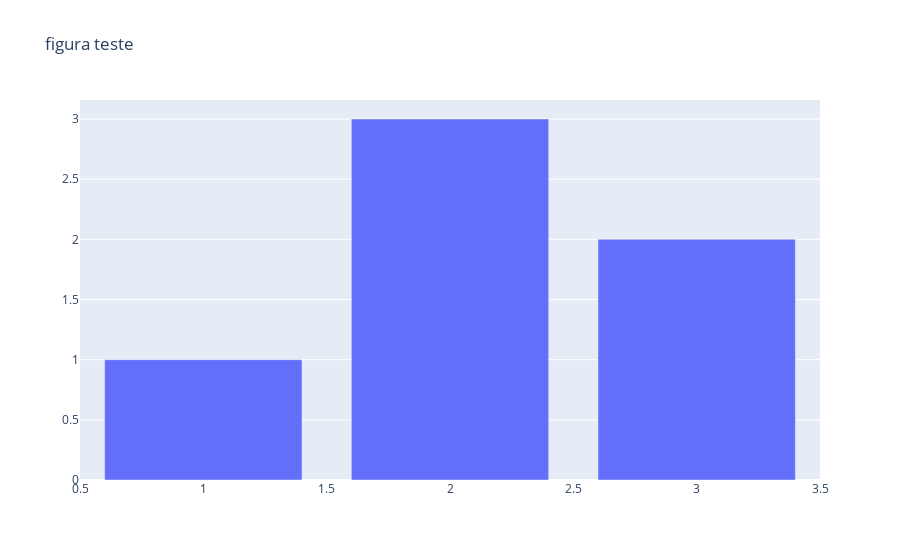

The notebook cell this image was saved under:
### Code cell
import plotly.graph_objects as go

fig = go.Figure(
    data = (go.Bar(x=[1,2,3], y=[1,3,2])),
                                 layout=go.Layout(title=go.layout.Title(text="figura teste")
                                                                        )
)
fig.show()

### Figure 1 — Plotly figure (JSON) as saved in the notebook; plotly's stock layout.template omitted (floating-point values rounded to 4 significant figures)
{"data": [{"type": "bar", "x": [1, 2, 3], "y": [1, 3, 2]}], "layout": {"title": {"text": "figura teste"}}}
